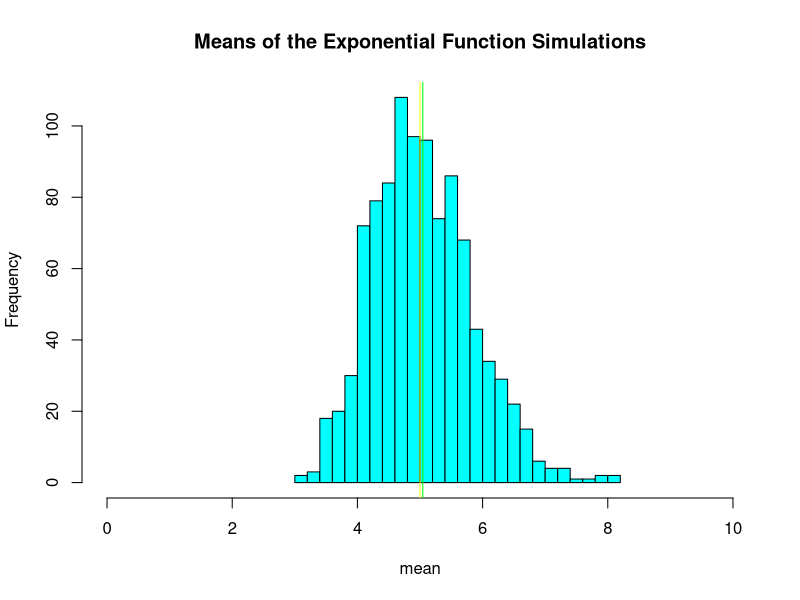
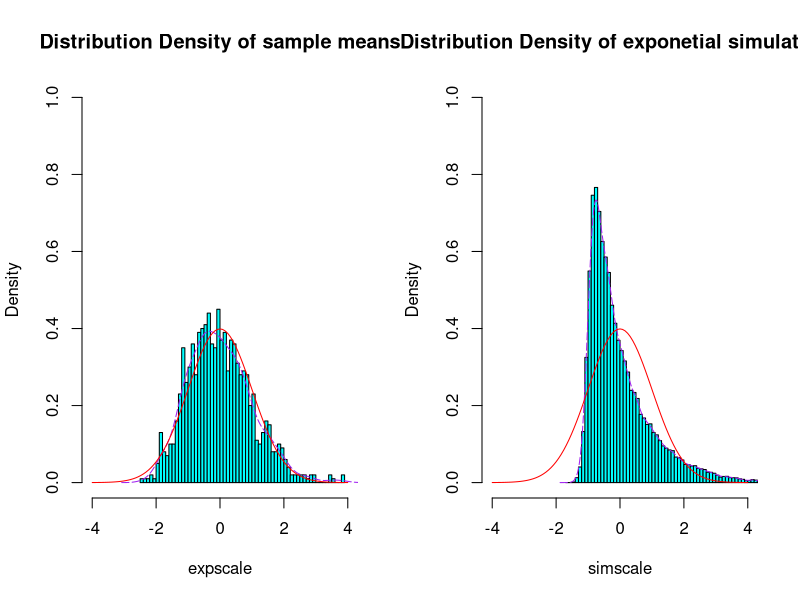

The R source for these figures, in order:
## ---- chunk 1

# Create the distribution
set.seed(10) # set seed for reproducability
lambda <- 0.2 # set lambda to 0.2
n <- 40 # 40 samples
sim <- 1000 # 1000 simulations
sim_exp <- replicate(sim, rexp(n, lambda)) # run simulations
means_exp <- apply(sim_exp, 2, mean) # calculate mean of exponentials
## ---- chunk 2
# Histogram of the mean of each simulation
hist(means_exp, xlab = "mean", main = "Means of the Exponential Function Simulations",
     xlim = c(0, 10), breaks = 20, col = "cyan")
abline(v = mean(means_exp), col = "green")
abline(v = 1/lambda, col = "yellow")
## ---- chunk 3
par(mfrow = c(1,2))
# Scaled histogram of the distribution vs normal distrbution curve
expscale <- scale(means_exp)
hist(expscale,probability=T, main="Distribution Density of sample means", col = "cyan",
     ylim=c(0, 1), xlim=c(-4,4), breaks = 64)
lines(density(expscale), col = "purple", pch = 22, lty=5)
# Compare with the standard normal distribution
curve(dnorm(x,0,1), -4, 4, col="red", add=T) 
# Scaled Density histogram of the collection of random exponentials
simscale <- scale(sim_exp)
hist(simscale,probability=T, main="Distribution Density of exponetial simulations", col = "cyan",
     ylim = c(0,1), xlim=c(-4,4), breaks = 64)
lines(density(simscale), col = "purple", pch = 22, lty=5)
# Compare with the standard normal distribution
curve(dnorm(x,0,1), -4, 4, col="red", add=T) 
